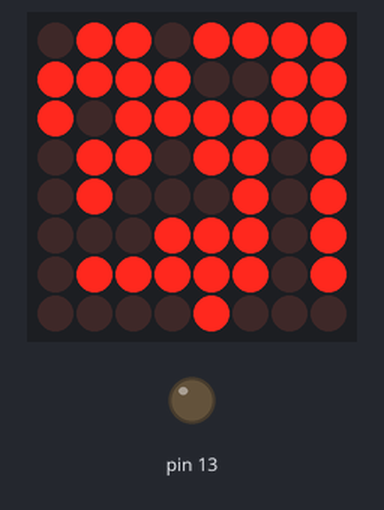
Recording of a sketch running on a simulated Arduino Uno, built with avr-gcc and run on an emulated ATmega328P. Shown: 8×8 LED matrix, output pins drawn as LEDs (lit = HIGH). Wiring (inferred from the names in the program): MAX7219 LED driver (orientation assumed): data pin 2; clock pin 4; CS pin 3. Pins used as bus, display or sensor lines are not drawn.

Above: at 0.1 s.

The sketch:

sketch_may22a.ino
```cpp
#define SEG_DIN 2
#define SEG_LOAD 3
#define SEG_CLK 4

  unsigned long num = 12345678;
  int dpSelect = 0x08;//0x8F;
  char digSelect = 0xFF;//0x7F;

unsigned char segDigits[] =
{
  0xFC,  // = 0
  0x60,  // = 1
  0xDA,  // = 2
  0xF2,  // = 3
  0x66,  // = 4
  0xB6,  // = 5
  0xBE,  // = 6
  0xE0,  // = 7
  0xFE,  // = 8
  0xE6   // = 9
};

void setup()
{
  Serial.begin(9600);

  pinMode(13, OUTPUT);

  pinMode(SEG_DIN, OUTPUT);
  pinMode(SEG_LOAD, OUTPUT);
  pinMode(SEG_CLK, OUTPUT);

  digitalWrite(SEG_LOAD, LOW);
  shiftOut(SEG_DIN, SEG_CLK, MSBFIRST, 0x0C);
  shiftOut(SEG_DIN, SEG_CLK, MSBFIRST, 0x01);
  digitalWrite(SEG_LOAD, HIGH);

  digitalWrite(SEG_LOAD, LOW);
  shiftOut(SEG_DIN, SEG_CLK, MSBFIRST, 0x09);
  shiftOut(SEG_DIN, SEG_CLK, MSBFIRST, 0x00);
  digitalWrite(SEG_LOAD, HIGH);

  digitalWrite(SEG_LOAD, LOW);
  shiftOut(SEG_DIN, SEG_CLK, MSBFIRST, 0x0B);
  shiftOut(SEG_DIN, SEG_CLK, MSBFIRST, 0x07);
  digitalWrite(SEG_LOAD, HIGH);

  digitalWrite(SEG_LOAD, LOW);
  shiftOut(SEG_DIN, SEG_CLK, MSBFIRST, 0x0A);
  shiftOut(SEG_DIN, SEG_CLK, MSBFIRST, 0x0F);
  digitalWrite(SEG_LOAD, HIGH);
}

void loop()
{


  for (int seg = 0; seg < 8; seg++)
  {
    int output = 0;
    unsigned long numCopy = num;
    char segMask = 1 << (7 - seg);

    for (int dig = 0; dig < 8; dig++)
    {
      char curNum = numCopy % 10;

      if ((segDigits[curNum] & segMask) && (digSelect & (1 << dig)))
      {
        output |= 1 << dig;
      }

      if ((seg == 7) && (dpSelect & (1 << dig)))
      {
        output |= 1 << dig;//(7 - dig);
      }

      numCopy /= 10;
    }

    //output = 0x08;

    digitalWrite(SEG_LOAD, LOW);
    shiftOut(SEG_DIN, SEG_CLK, MSBFIRST, seg + 1);
    shiftOut(SEG_DIN, SEG_CLK, MSBFIRST, output);
    digitalWrite(SEG_LOAD, HIGH);
  }

}
```
